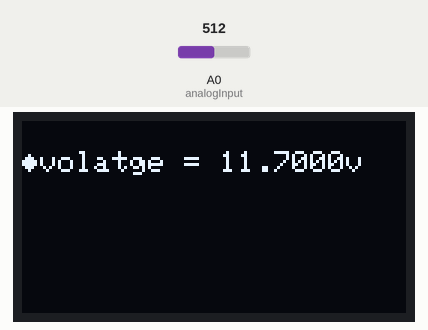
Simulated run of this sketch. Board: Arduino Uno, built with avr-gcc and run on an emulated ATmega328P. Parts: 128×64 one-colour display. The inputs (shaded band) are chosen by the test bench; at power-on: A0 (analogInput) = 512. What the sketch prints to the serial monitor is not drawn.

Above: at 1.7 s.
1.8 s: A0 (analogInput) set to 716
At 4.2 s:
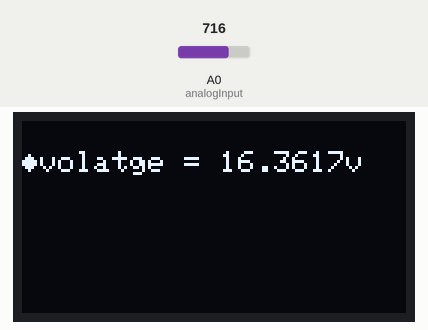
4.6 s: A0 (analogInput) set to 900
At 5.6 s:
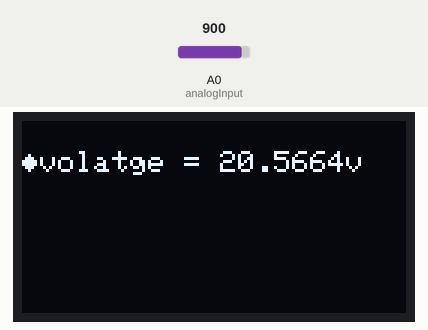
6.6 s: A0 (analogInput) set to 1023
At 8.1 s:
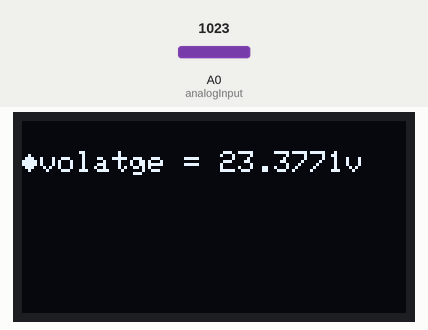
Timing chart, 0 to 9.6 s (numbered marks = the images above; inputs shaded):
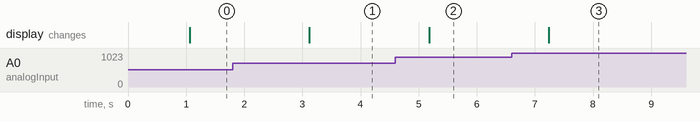

The sketch:

oled_display.ino
```cpp
/*********
 OLED display interface for DIY BMS project
*********/

#include <Wire.h>         // I2C interface
#include <Adafruit_GFX.h>
#include <Adafruit_SSD1306.h>

#define SCREEN_WIDTH 128 // OLED display width, in pixels
#define SCREEN_HEIGHT 64 // OLED display height, in pixels

// Declaration for an SSD1306 display connected to I2C (SDA, SCL pins)
Adafruit_SSD1306 display(SCREEN_WIDTH, SCREEN_HEIGHT, &Wire, -1);

//voltage sensor
int analogInput = A0; // Assign A1 for voltage reading
float vout = 0.0;
float vin = 0.0;
float Vcc = 4.68;
float R1 = 30000.0; // Value of resistor
float R2 = 7500.0; //  Value of resistor
int value = 0;

void setup()
{
  //volatge
   pinMode(analogInput, INPUT);
   Serial.begin(115200); //serial monitoring
   Serial.print("DC VOLTMETER\n");

  //oled
  if(!display.begin(SSD1306_SWITCHCAPVCC, 0x3C))  // Address 0x3D for 128x64
  {
    Serial.println(F("SSD1306 allocation failed"));
    for(;;);
  }
  delay(500);
}

void loop()
{
  //voltage calculation
  value = analogRead(analogInput);
  vout = (value * Vcc) / 1024.0; // see text
  vin = vout / (R2/(R1+R2));

  Serial.print("INPUT V= "); //serial monitoring
  Serial.println(vin,3);
  delay(500);

  display.clearDisplay(); // clear buffer

  //voltage reading
  display.setTextSize(1);
  display.setTextColor(WHITE);
  display.setCursor(0,10);
  display.write(4);    // ASCII Symbol Ex: 4 = Diamond symbol
  display.print("volatge = ");  display.print(vin, 4); display.print("v");
  display.display();  //print message
  delay(500);
}
```

Measured:
- after the input at 1.8 s, the display: changes after 1.3 s (image 1)
- after the input at 4.6 s, the display: changes after 0.58 s (image 2)
- after the input at 6.6 s, the display: changes after 0.64 s (image 3)
